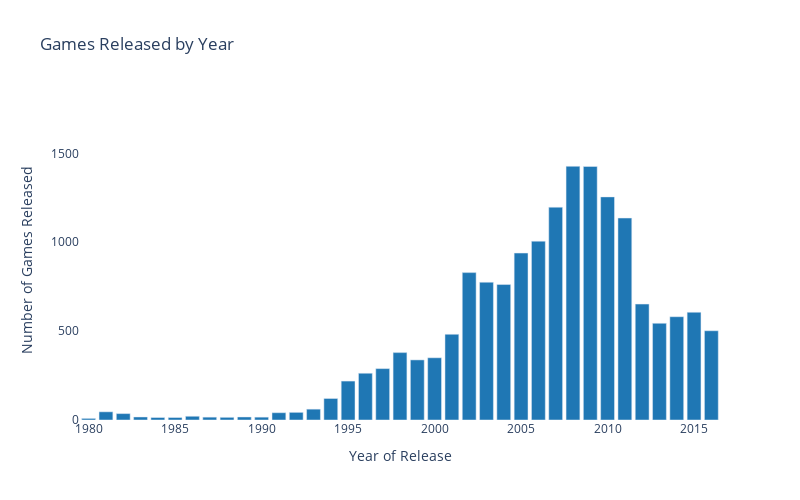

The cell this chart's notebook holds for it:
### Code cell
# Create bar graph of video games released by year
year_bar = px.bar(games_by_year, x='year_of_release', y='frequency',
                  title='Games Released by Year', 
                  labels={'year_of_release':'Year of Release',
                          'frequency':'Number of Games Released'},
                  color_discrete_sequence=[px.colors.qualitative.D3[0]],
                  width=800, height=500)

year_bar.update_layout({
    'plot_bgcolor':'rgba(0, 0, 0, 0)',
    'paper_bgcolor':'rgba(0, 0, 0, 0)'
}) 

year_bar.update_xaxes(showgrid=False)
year_bar.update_yaxes(range=[0, 1800], showgrid=False) 


year_bar.show()

### Figure 1 — Plotly figure (JSON) as saved in the notebook; plotly's stock layout.template omitted (floating-point values rounded to 4 significant figures)
{"data": [{"alignmentgroup": "True", "hovertemplate": "Year of Release=%{x}<br>Number of Games Released=%{y}<extra></extra>", "legendgroup": "", "marker": {"color": "#1F77B4", "pattern": {"shape": ""}}, "name": "", "offsetgroup": "", "orientation": "v", "showlegend": false, "textposition": "auto", "type": "bar", "x": [1980, 1981, 1982, 1983, 1984, 1985, 1986, 1987, 1988, 1989, 1990, 1991, 1992, 1993, 1994, 1995, 1996, 1997, 1998, 1999, 2000, 2001, 2002, 2003, 2004, 2005, 2006, 2007, 2008, 2009, 2010, 2011, 2012, 2013, 2014, 2015, 2016], "xaxis": "x", "y": [9, 46, 36, 17, 14, 14, 21, 16, 15, 17, 16, 41, 43, 61, 121, 219, 263, 289, 379, 338, 350, 482, 829, 775, 762, 939, 1006, 1197, 1427, 1426, 1255, 1136, 652, 544, 581, 606, 502], "yaxis": "y"}], "layout": {"barmode": "relative", "height": 500, "legend": {"tracegroupgap": 0}, "paper_bgcolor": "rgba(0, 0, 0, 0)", "plot_bgcolor": "rgba(0, 0, 0, 0)", "title": {"text": "Games Released by Year"}, "width": 800, "xaxis": {"anchor": "y", "domain": [0, 1], "showgrid": false, "title": {"text": "Year of Release"}}, "yaxis": {"anchor": "x", "domain": [0, 1], "range": [0, 1800], "showgrid": false, "title": {"text": "Number of Games Released"}}}}
